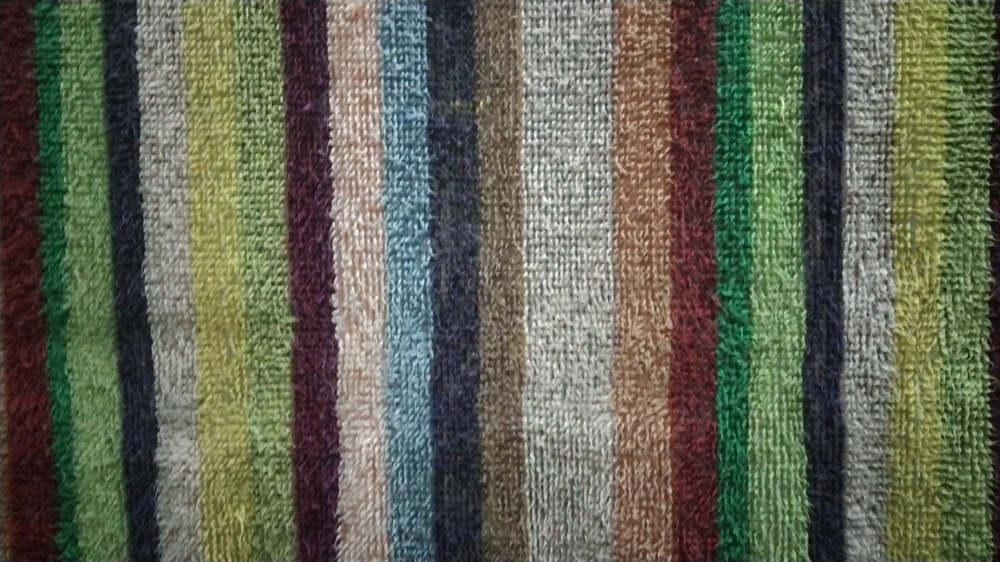
#> input picture Gambar.jpg, 1000 x 562 px, shrunk from 3840 x 2160 before the run
$ jupyter execute Assignment_4_PCD_1301204352_Muhammad_Rafi_Yanaputeranto.ipynb
#> lines starting #> are read from the running program, lines starting #| are printed output that depends on the picture
#> further down, image is the input picture: shape (562, 1000, 3); mean B, G, R 84.3, 100.5, 97.8
<a href="https://colab.research.google.com/github/Rafiy27/Pemrosesan-Citra-Digital/blob/main/Assignment_4_PCD_1301204352_Muhammad_Rafi_Yanaputeranto.ipynb" target="_parent"></a>

# Referensi
Sumber: Romindo and N. Khairina, “Analisa Perbandingan Metode Edge Detection Roberts Dan Prewitt,” Seminar Nasional Teknologi Informatika, pp. 244–251, 2017.

# Import Library

[cell 1]
import cv2
import numpy as np
import matplotlib.pyplot as plt

# Fungsi-fungsi yang digunakan

## Konversi Citra ke grayscale

[cell 2]
def rgb_to_gray(rgb_image):
    return cv2.cvtColor(rgb_image, cv2.COLOR_RGB2GRAY)
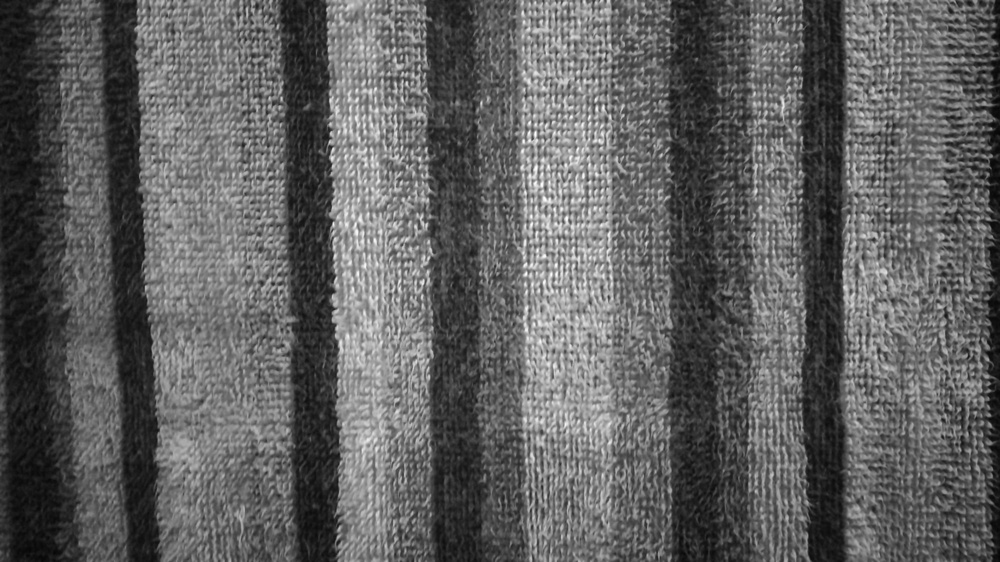
#> returned value: shape (562, 1000); min 4, max 255, mean 95.3

## Metode Roberts

[cell 3]
# Fungsi untuk deteksi tepi dengan metode Roberts
def roberts_edge_detection(image):
    # Kernel Roberts
    kernel_x = np.array([[1, 0], [0, -1]])
    kernel_y = np.array([[0, 1], [-1, 0]])

    # Konvolusi dengan kernel horizontal dan vertikal
    grad_x = cv2.filter2D(image, -1, kernel_x)
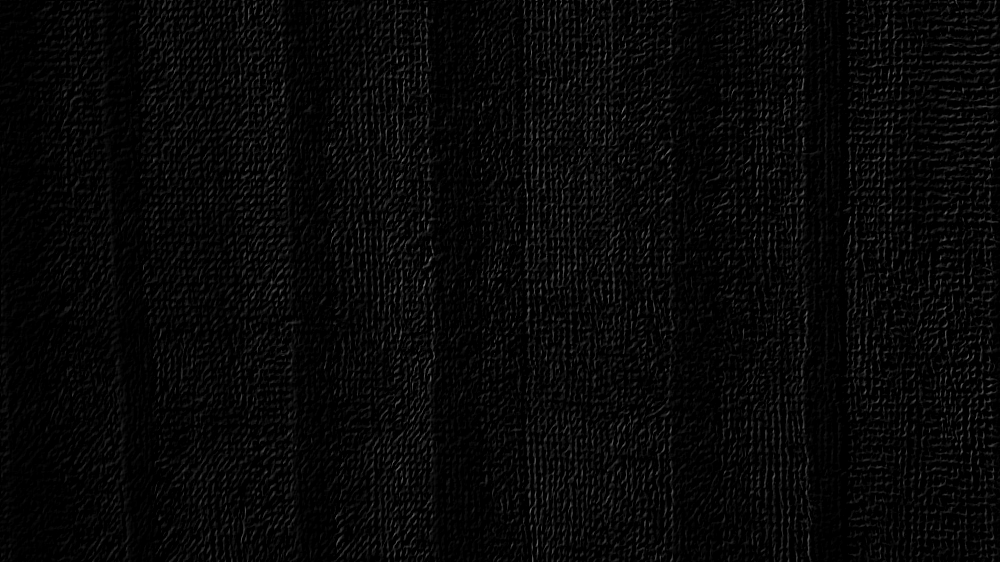
#> grad_x: shape (562, 1000); min 0, max 133, mean 7.4
    grad_y = cv2.filter2D(image, -1, kernel_y)
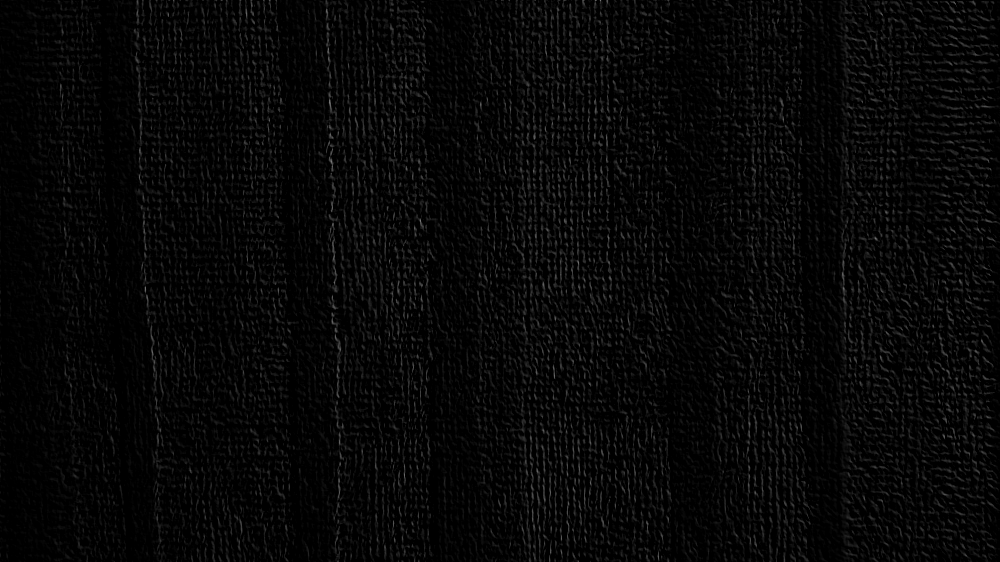
#> grad_y: shape (562, 1000); min 0, max 123, mean 6.9

    # Gradien total
    gradient = np.sqrt(grad_x**2 + grad_y**2)
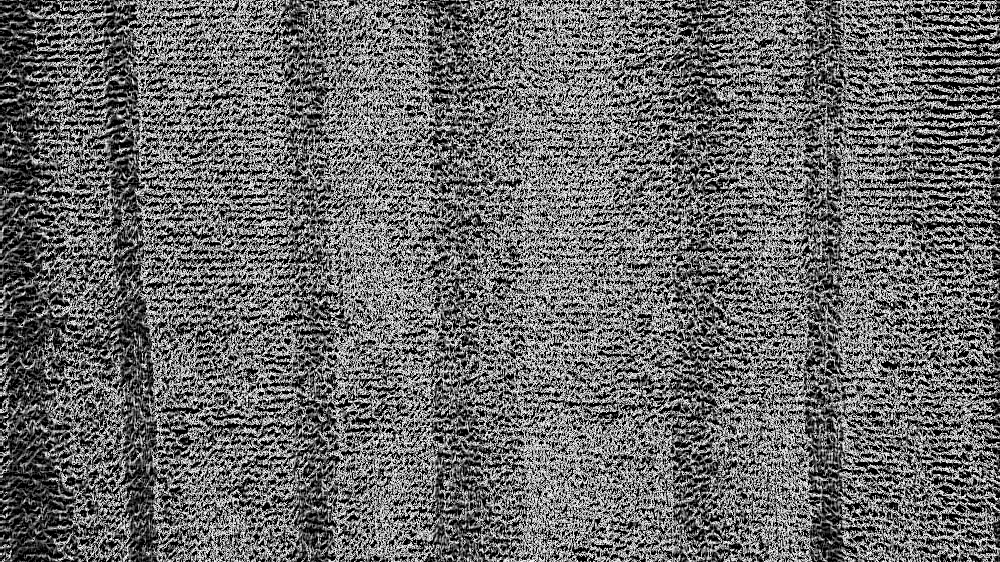
#> gradient: shape (562, 1000) float16; min 0, max 15.91, mean 6.63; drawn with min black and max white

    return gradient

## Metode Pretwit

[cell 4]
# Fungsi untuk deteksi tepi dengan metode Prewitt
def prewitt_edge_detection(image):
    # Kernel Prewitt
    kernel_x = np.array([[-1, 0, 1], [-1, 0, 1], [-1, 0, 1]])
    kernel_y = np.array([[-1, -1, -1], [0, 0, 0], [1, 1, 1]])

    # Konvolusi dengan kernel horizontal dan vertikal
    grad_x = cv2.filter2D(image, -1, kernel_x)
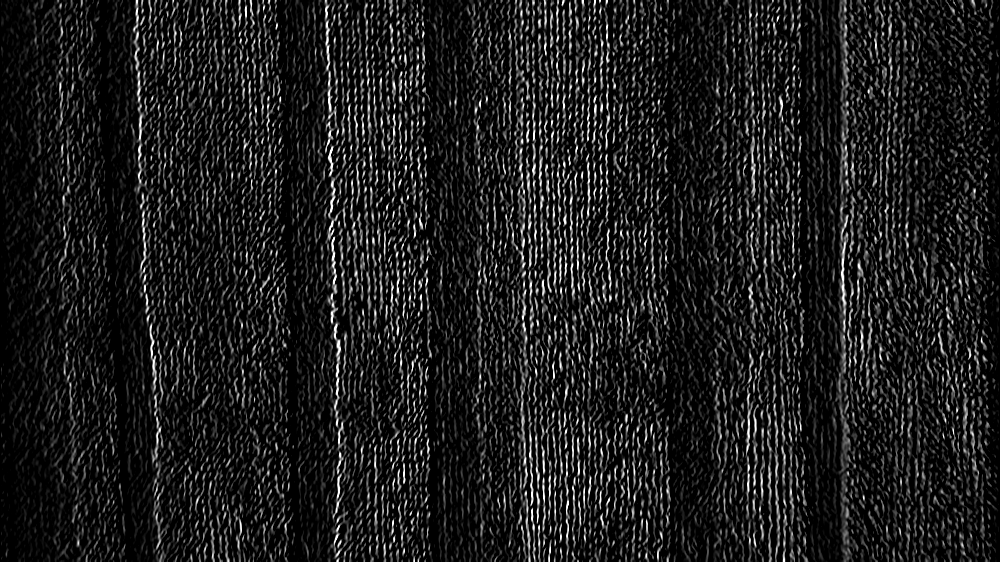
#> grad_x: shape (562, 1000); min 0, max 255, mean 28.6
    grad_y = cv2.filter2D(image, -1, kernel_y)
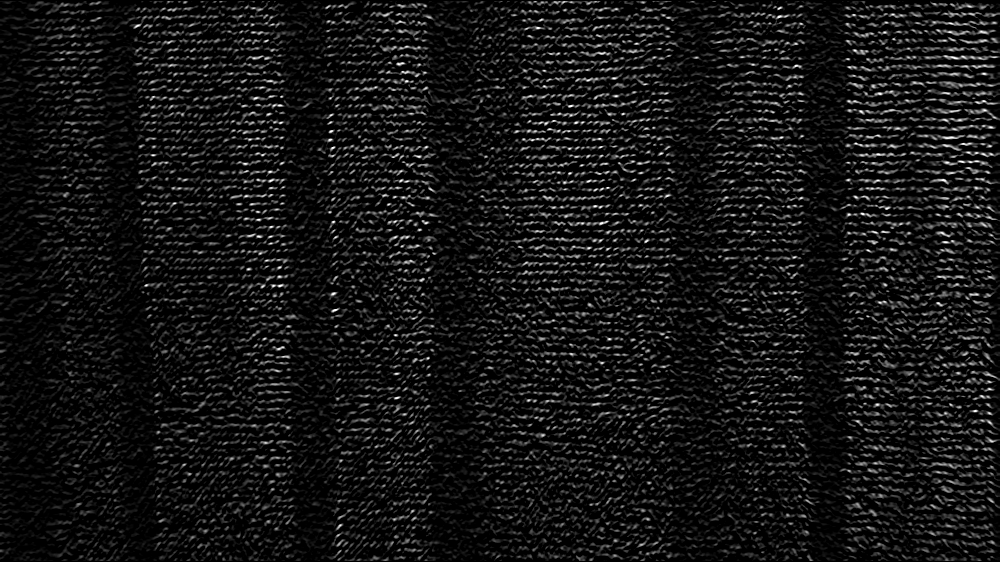
#> grad_y: shape (562, 1000); min 0, max 255, mean 20.1

    # Gradien total
    gradient = np.sqrt(grad_x**2 + grad_y**2)
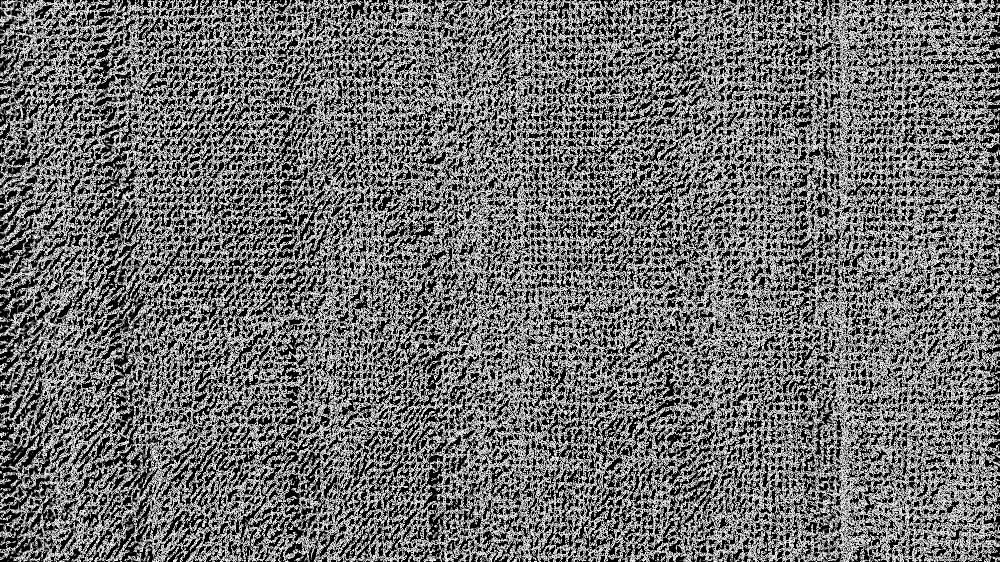
#> gradient: shape (562, 1000) float16; min 0, max 15.91, mean 6.93; drawn with min black and max white

    return gradient

# Program utama

[cell 5]
# Baca gambar
image = cv2.imread('Gambar.jpg')

# Konversi ke grayscale
gray_image = rgb_to_gray(image)

# Deteksi tepi dengan metode Roberts
edges_roberts = roberts_edge_detection(gray_image)
# Deteksi tepi dengan metode Prewitt
edges_prewitt = prewitt_edge_detection(gray_image)

# Menampilkan hasil dalam plot
plt.figure(figsize=(10, 5))

plt.subplot(131)
plt.imshow(cv2.cvtColor(image, cv2.COLOR_BGR2RGB))
plt.title('Citra Asli')
plt.axis('off')

plt.subplot(132)
plt.imshow(edges_roberts, cmap='gray')
plt.title('Roberts Edge Detection')
plt.axis('off')

plt.subplot(133)
plt.imshow(edges_prewitt, cmap='gray')
plt.title('Prewitt Edge Detection')
plt.axis('off')

plt.show()
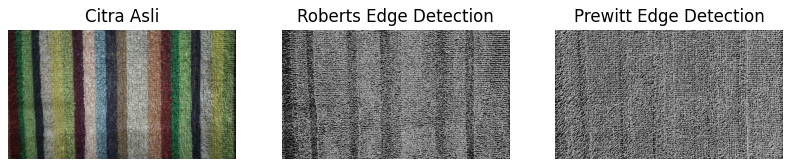
#> figure drawn by matplotlib, 3 panels
